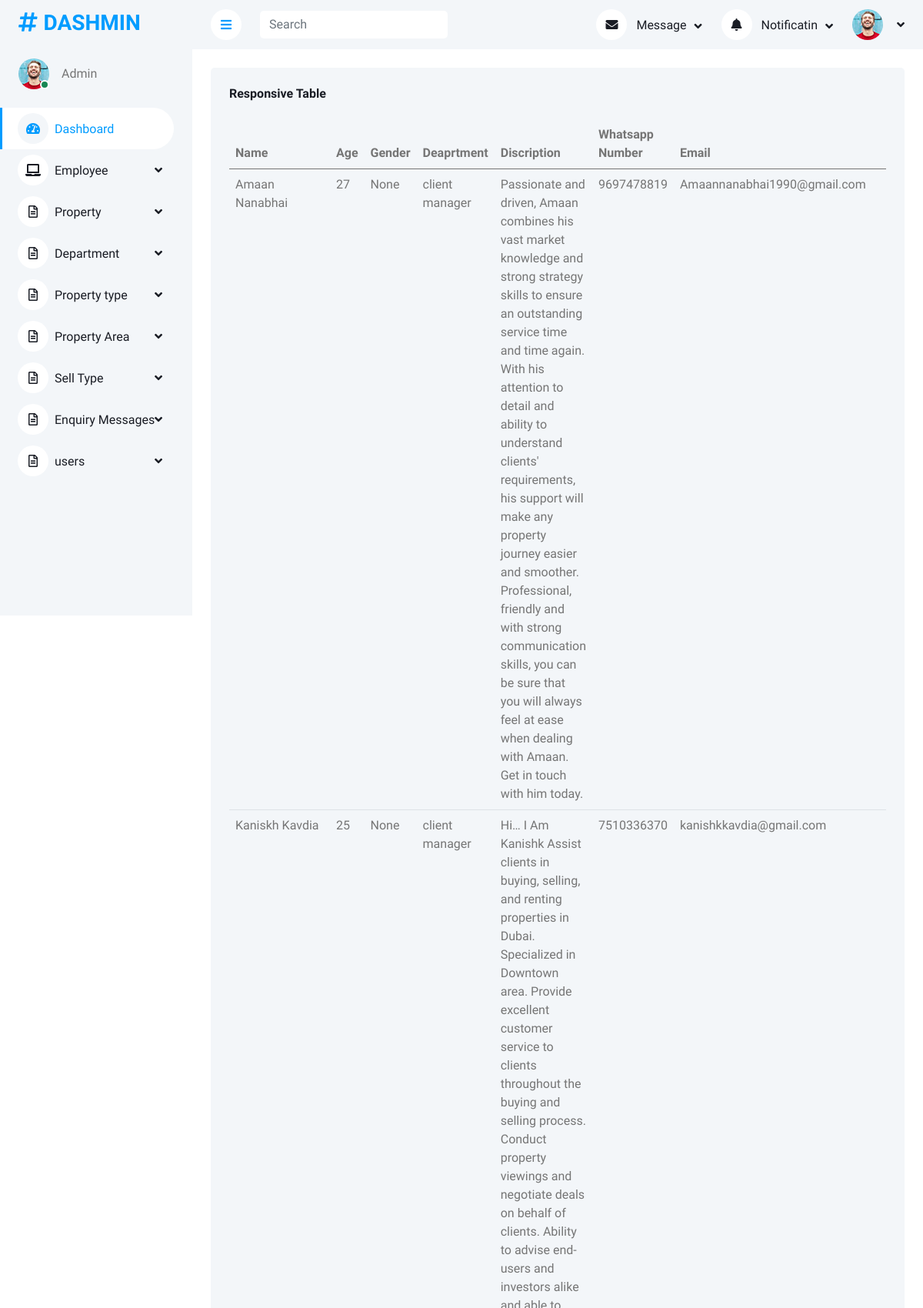
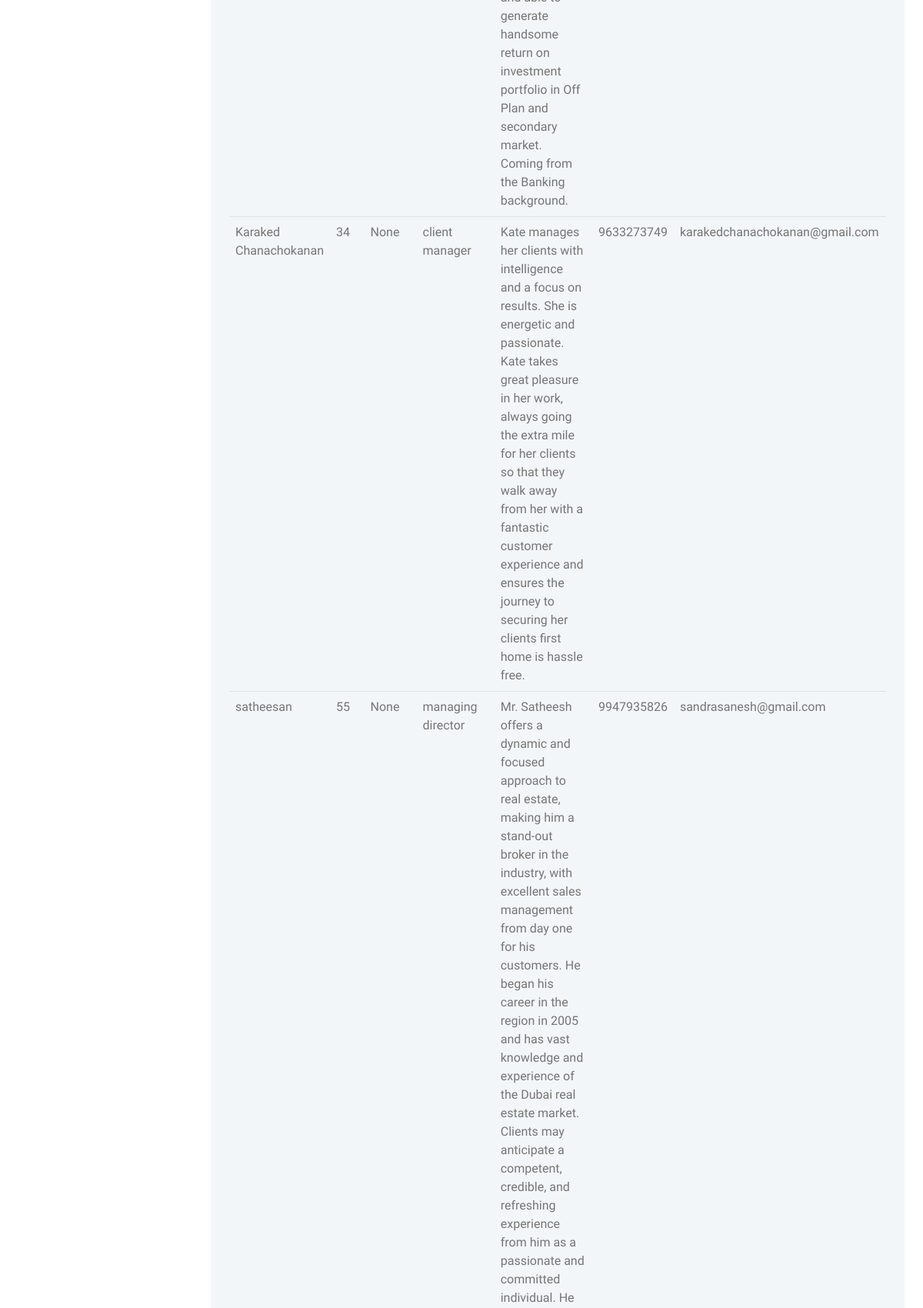
/MainApp/displayemployee/ (upper part), run on the app's committed database (2 pictures, top to bottom).
### MainApp/models.py (models this page shows)
class employeedb(models.Model):
    ename=models.CharField(max_length=50,null=True,blank=True)
    eage=models.CharField(max_length=50,null=True,blank=True)
    egender=models.CharField(max_length=50,null=True,blank=True)
    edepartment=models.CharField(max_length=50,null=True,blank=True)
    ediscription=models.CharField(max_length=50,null=True,blank=True)
    whatsaap=models.CharField(max_length=50,null=True,blank=True)
    email=models.CharField(max_length=50,null=True,blank=True)
    enumber=models.CharField(max_length=50,null=True,blank=True)
    nationality=models.CharField(max_length=50,null=True,blank=True)
    image=models.ImageField(upload_to='profile',blank=True,null=True)

### MainApp/views.py (the view)
# urls.py: path('displayemployee/',views.displayemployee,name="displayemployee"),
def displayemployee(request):
    data=employeedb.objects.all()
    return render(request,"displayemployee.html",{'data':data})

### MainApp/templates/displayemployee.html (shortened to what this page needs)
<!DOCTYPE html>
{% extends 'index.html' %}
{% block content %}
<html lang="en">
<head>
</head>
<body>
<div class="bg-light rounded h-100 p-4">
                            <h6 class="mb-4">Responsive Table</h6>
                            <div class="table-responsive">
                                <table class="table">
                                    <thead>
                                       <tr>
                                       <th scope="col">Name</th>
                                        <th scope="col">Age</th>
                                        <th scope="col">Gender</th>
                                        <th scope="col">Deaprtment</th>
                                        <th scope="col">Discription</th>
                                        <th scope="col">Whatsapp Number</th>
                                        <th scope="col">Email</th>
                                    </tr>
                                    </thead>
                                    <tbody>
                                 {% for i in data %}
                                    <tr>
                                        <td>{{i.ename}}</td>
                                        <td>{{i.eage}}</td>
                                        <td>{{i.egender}}</td>
                                        <td>{{i.edepartment}}</td>
                                        <td>{{i.ediscription}}</td>
                                        <td>{{i.whatsaap}}</td>
                                        <td>{{i.email}}</td>
                                    </tr>
                                {% endfor %}
                                    </tbody>
                                </table>
                            </div>
                        </div>
</body>
</html>
{% endblock %}

### MainApp/static/css/style.css (style rules this page uses)
:root { --primary: #009CFF; --light: #F3F6F9; --dark: #191C24; }

### data on the page
employeedb: ename "Amaan Nanabhai", eage "27", egender "None", edepartment "client manager", ediscription "Passionate and driven, Amaan combines his vast market knowledge and strong strategy skills to ensure an outstanding service time and time again. With his attention to detail and ability to understand clients' requirements, his support will make any property journey easier and smoother. Professional, friendly and with strong communication skills, you can be sure that you will always feel at ease when dealing with Amaan. Get in touch with him today.", whatsaap "9697478819", email "Amaannanabhai1990@gmail.com"
employeedb: ename "Kaniskh Kavdia", eage "25", egender "None", edepartment "client manager", ediscription "Hi… I Am Kanishk Assist clients in buying, selling, and renting properties in Dubai. Specialized in Downtown area. Provide excellent customer service to clients throughout the buying and selling process. Conduct property viewings and negotiate deals on behalf of clients. Ability to advise end- users and investors alike and able to generate handsome return on investment portfolio in Off Plan and secondary market. Coming from the Banking background.", whatsaap "7510336370", email "kanishkkavdia@gmail.com"
employeedb: ename "Karaked Chanachokanan", eage "34", egender "None", edepartment "client manager", ediscription "Kate manages her clients with intelligence and a focus on results. She is energetic and passionate. Kate takes great pleasure in her work, always going the extra mile for her clients so that they walk away from her with a fantastic customer experience and ensures the journey to securing her clients first home is hassle free.", whatsaap "9633273749", email "karakedchanachokanan@gmail.com"
employeedb: ename "satheesan", eage "55", egender "None", edepartment "managing director", whatsaap "9947935826", email "sandrasanesh@gmail.com"
